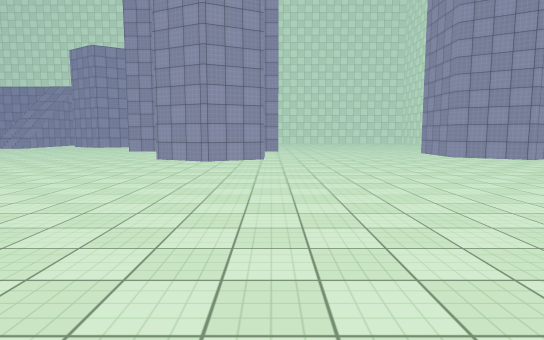
view 1 (above)

21 first-person views from a walk through a Unity game level. The camera is 1.5 m above the floor, tilts 6° down and sees 75° across. The floor is counted in squares, 2 m on a side. Each view is taken from the middle of a square. On the plan, view 1 faces up. The plan holds only what a view shows up to about 11 squares ahead; the rest is blank. The place goes on beyond the plan. The player character is not drawn. Surface patterns are stand-ins for the level's own textures.

view 2
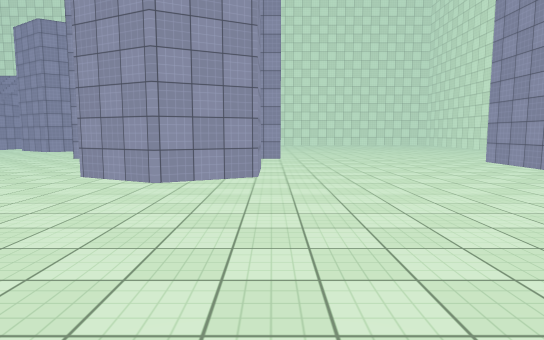

view 3
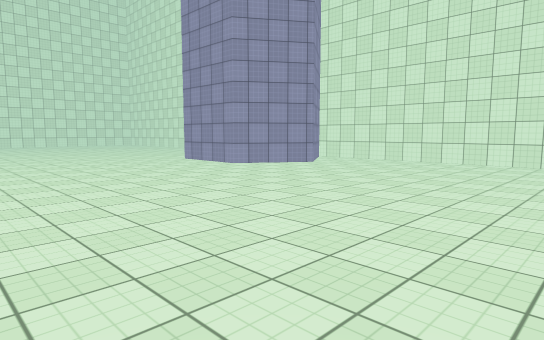

view 4
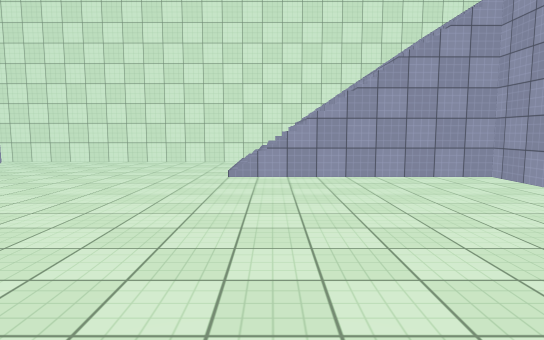

view 5
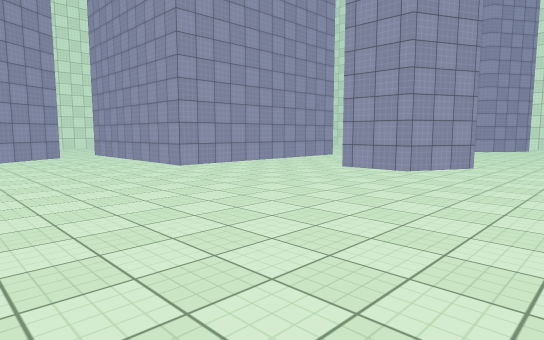

view 6
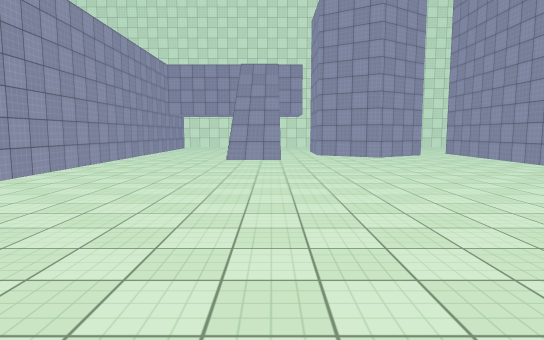

view 7
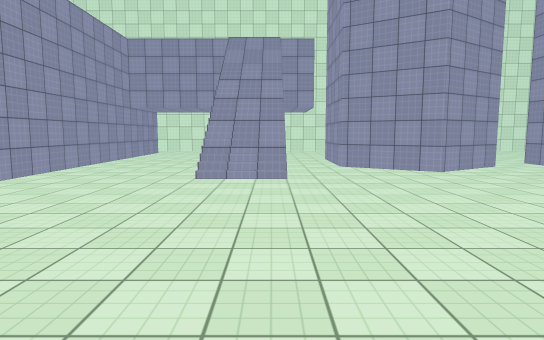

view 8
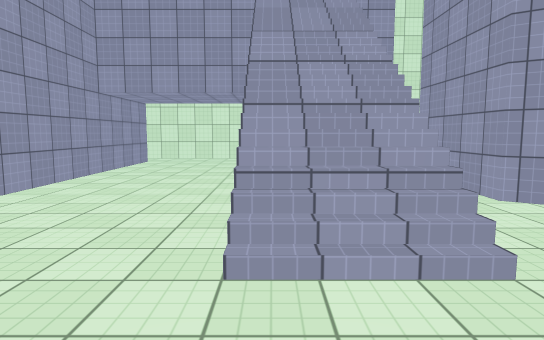

view 9
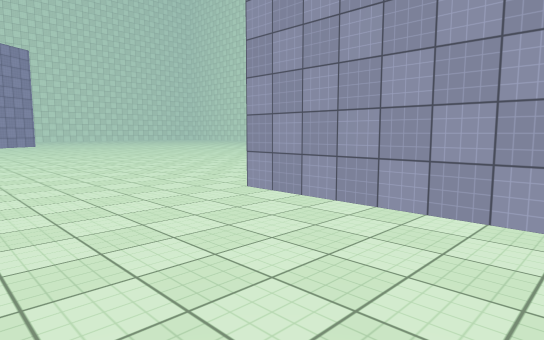

view 10
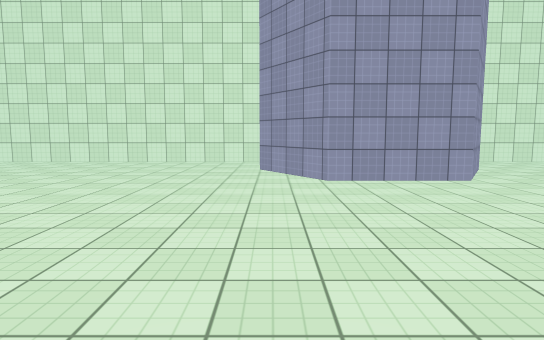

view 11
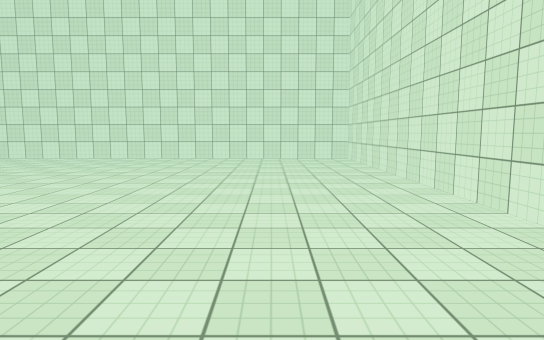

view 12
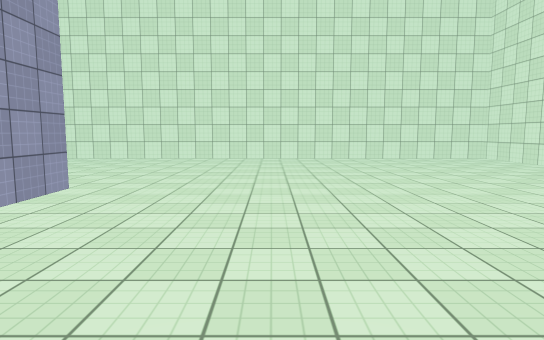

view 13
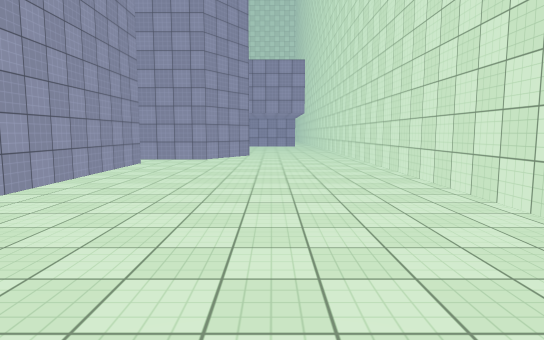

view 14
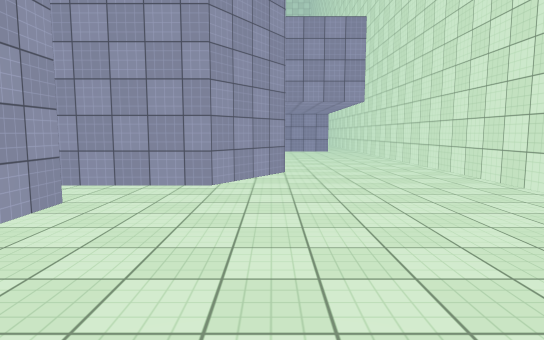

view 15
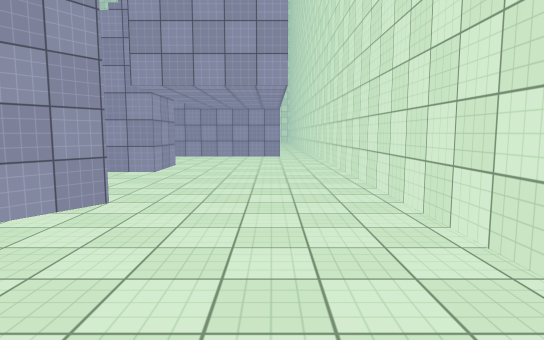

view 16
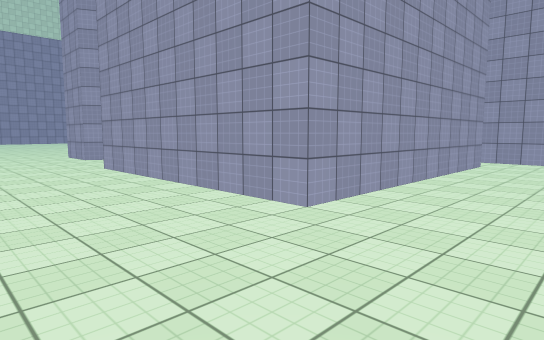

view 17
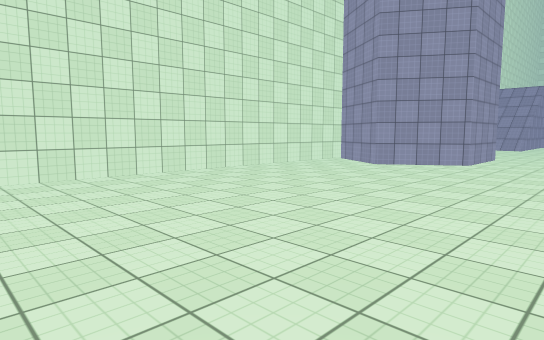

view 18
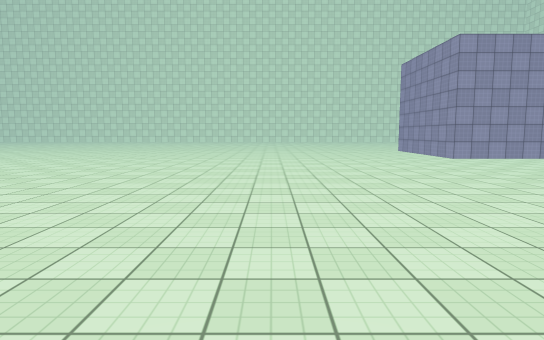

view 19
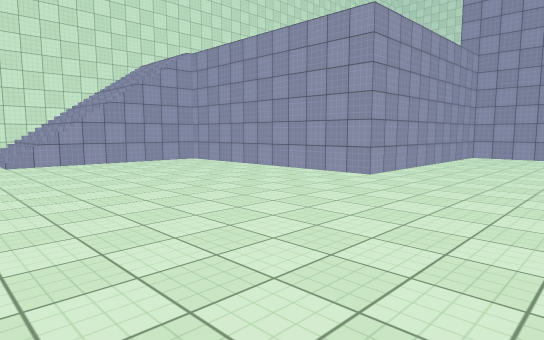

view 20
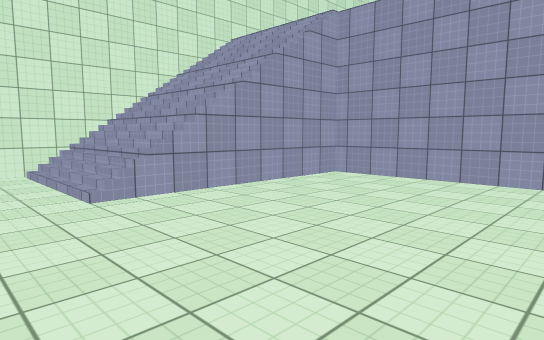

view 21
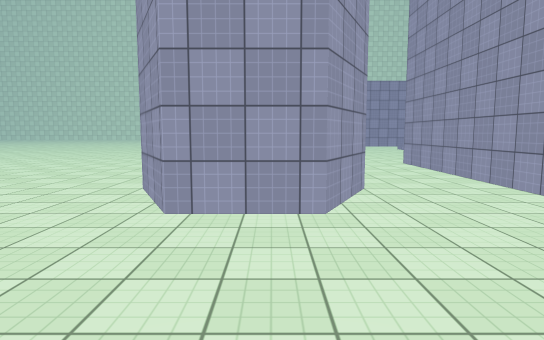

### Floor plan
Key: @ floor where view 1 was taken; # wall or solid block; . main floor; : floor 6 m higher than the main floor; / step, stairs or slope.
Columns run from 18 left of view 1 to 10 right of it. Each row starts with its distance up from view 1.
 26  ############################
 25   ..........................#
 24  #..........................#
 23  #..........................#
 22  #...//..#..................#
 21  #...//.####................#
 20  #...//.# ##................#
 19  #...//.####.######.........#
 18  #...//..#...#    #.........#
 17  #...//......#    #.........#
 16  #...........#    #.........#
 15  #...........######.........#
 14  #.......................#..#
 13  #......................#####
 12  #..............##......# ##
 11  ..............###......#####
 10  ..............###.......#..#
  9 ............................#
  8 ............................#
  7 ............................#
  6 ............................#
  5 ............................#
  4 .............  .........///##
  3  ...........   .........///#
  2  .......       .........///#
  1  ......         ........///#
  0  .....          ..@::::::   #
 -1  ...            ...         #
 -2  ..             ...         #
 -3                 ...
 -4                 ...
 -5                  ..
 -6                  ##

Where each view was taken, in squares from view 1:
view 1: 0 up, 0 right, facing up
view 2: 4 up, 0 right, facing up
view 3: 4 up, 0 right, facing up-right
view 4: 4 up, 0 right, facing right
view 5: 7 up, 10 left, facing up-right
view 6: 7 up, 12 left, facing up
view 7: 11 up, 12 left, facing up
view 8: 15 up, 13 left, facing up
view 9: 15 up, 13 left, facing down-left
view 10: 14 up, 0 right, facing right
view 11: 15 up, 7 right, facing up
view 12: 15 up, 3 right, facing up
view 13: 23 up, 3 right, facing left
view 14: 22 up, 2 left, facing left
view 15: 24 up, 5 left, facing left
view 16: 22 up, 3 right, facing down-left
view 17: 22 up, 3 right, facing down-right
view 18: 6 up, 6 left, facing left
view 19: 6 up, 3 left, facing down-right
view 20: 6 up, 2 right, facing down-right
view 21: 11 up, 3 right, facing left
